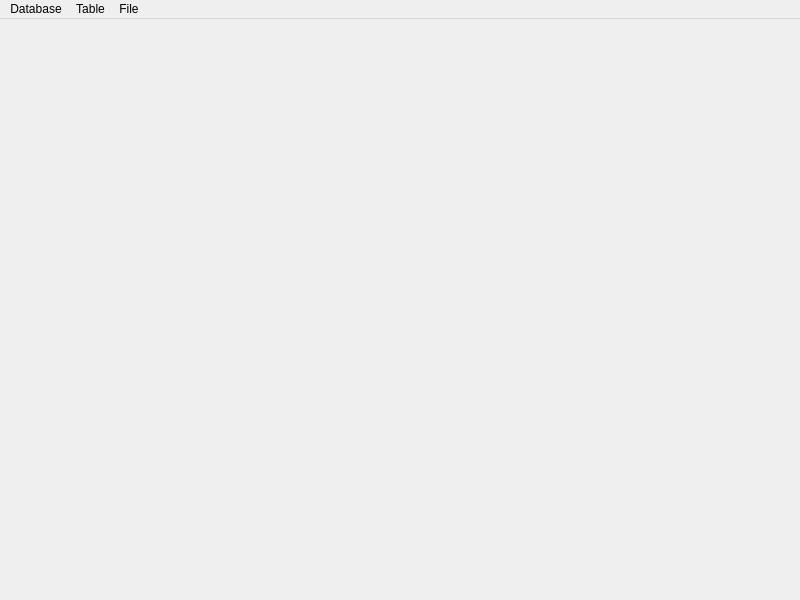
<?xml version="1.0" encoding="UTF-8"?>
<ui version="4.0">
 <class>MainWindow</class>
 <widget class="QMainWindow" name="MainWindow">
  <property name="geometry">
   <rect>
    <x>0</x>
    <y>0</y>
    <width>800</width>
    <height>600</height>
   </rect>
  </property>
  <property name="windowTitle">
   <string>Database Explorer</string>
  </property>
  <widget class="QWidget" name="centralwidget"/>
  <widget class="QMenuBar" name="menubar">
   <property name="geometry">
    <rect>
     <x>0</x>
     <y>0</y>
     <width>800</width>
     <height>36</height>
    </rect>
   </property>
   <widget class="QMenu" name="menuFile">
    <property name="title">
     <string>File</string>
    </property>
    <addaction name="actionLoad"/>
    <addaction name="actionSave"/>
   </widget>
   <widget class="QMenu" name="menuTable">
    <property name="title">
     <string>Table</string>
    </property>
    <addaction name="actionCreate"/>
    <addaction name="actionDrop"/>
   </widget>
   <widget class="QMenu" name="menuDatabase">
    <property name="title">
     <string>Database</string>
    </property>
    <addaction name="actionConnect"/>
   </widget>
   <addaction name="menuDatabase"/>
   <addaction name="menuTable"/>
   <addaction name="menuFile"/>
  </widget>
  <action name="actionLoad">
   <property name="text">
    <string>Load</string>
   </property>
  </action>
  <action name="actionSave">
   <property name="text">
    <string>Save</string>
   </property>
  </action>
  <action name="actionCreate">
   <property name="text">
    <string>Create</string>
   </property>
  </action>
  <action name="actionDrop">
   <property name="text">
    <string>Drop</string>
   </property>
  </action>
  <action name="actionConnect">
   <property name="text">
    <string>Connect</string>
   </property>
  </action>
 </widget>
 <resources/>
 <connections/>
</ui>
